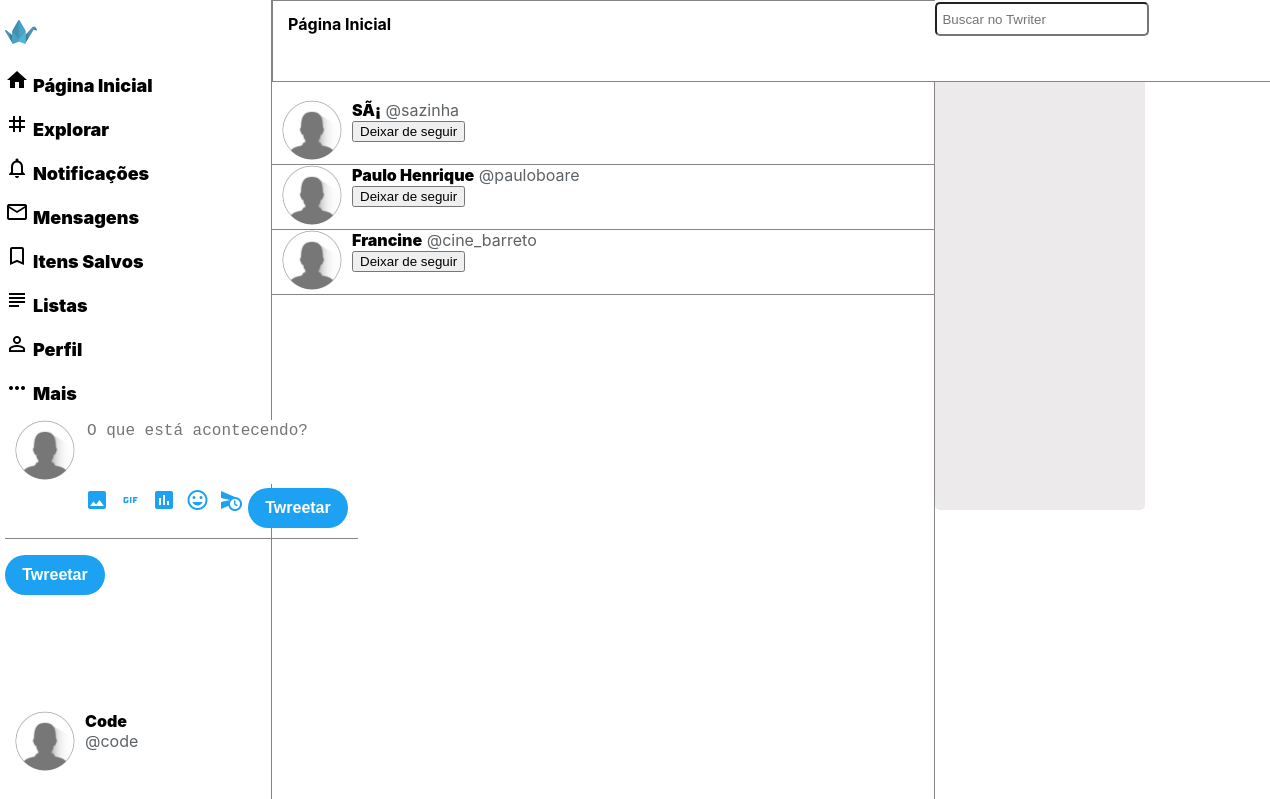
/follower.php?userfollow=code (signed in), run on the app's committed database.
### tables this page shows
CREATE TABLE IF NOT EXISTS `tb_follow` (
  `id_follow` int(10) NOT NULL,
  `user_on` int(6) NOT NULL,
  `user_following` int(6) NOT NULL
);

CREATE TABLE IF NOT EXISTS `tb_users` (
  `id_users` int(6) NOT NULL,
  `username` varchar(12) NOT NULL,
  `name` varchar(32) NOT NULL,
  `password` varchar(40) NOT NULL
);

### follower.php (the view, shortened to what this page needs)
<?php
include "header.php";
?>
<main role="main" class="fullheight">
    <div id="feed-container">
                <div id="header-home">
                    <h2 id="title-feed">  Página Inicial </h2>
                </div>
        <div id="feed">
            <section id="feed-posts">
           <?php
           include "connect.php";
           if(empty($_GET)){
               http_response_code(404);
               include('404.php');
               die();}
           else {
               $userProfile=$_GET['userfollow'];
           }
           $sqlUser="SELECT * FROM tb_users WHERE username='$userProfile'";
           $resultUser=mysqli_query($connect, $sqlUser);
           if (mysqli_num_rows($resultUser)) {
           $dataUser=mysqli_fetch_array($resultUser);
           $idProfile=$dataUser['id_users'];
           }
           else {
               http_response_code(404);
               include('404.php');
               die();
           }
           $sqlFollower = mysqli_query($connect, "SELECT * FROM tb_follow
           left join tb_users on tb_follow.user_following = tb_users.id_users
           WHERE tb_follow.user_on=$idProfile");
while ($result=mysqli_fetch_array($sqlFollower)) {
    echo "<article id='posts'>
    <div id='user-avatar'>
    <a href='".$result['username']."'><img src='img/default.png' class='img-avatar'></a>
    </div>
    <div id='post-single'> <a href='".$result['username']."' class='post-name-title'>".
    $result['name']."</a> <a href='".$result['username']."' class='post-username-title'> @".$result['username']."</a>
    <span class='post-name-title'>";
    if( $result['id_users'] == $_SESSION['id-user'] ){
        echo "";
    }
    elseif( mysqli_num_rows(mysqli_query($connect, "SELECT * FROM tb_follow
    WHERE user_on=".$_SESSION['id-user']. " AND user_following=".$result['user_following'] )) === 0){
    echo    "<form method=post>
            <button name='btn-follow'> Seguir </button>
            </form>";
            if(isset($_POST['btn-follow'])){
            $sql="INSERT INTO tb_follow VALUES (NULL, ".$_SESSION['id-user'].", ".$result['user_following'].")";
            $resultF=mysqli_query($connect, $sql);
                if ($resultF) {
                 }
                }
            }
             elseif( mysqli_num_rows(mysqli_query($connect, "SELECT * FROM tb_follow
            WHERE user_on=".$_SESSION['id-user']. " AND user_following=".$result['user_following'] )) > 0){
            echo    "<form method=post>
            <button name='btn-follow'> Deixar de seguir </button>
            </form>";
            }
    echo "</span></div></article>";
}
?>
            </section>
        </div>
    </div>
    <aside id="feed-right">
        <div id="aside-search">
            <input type="text" id="search-home" placeholder="Buscar no Twriter">
        </div>
        <section id="trendings">
            <h3 id="title-trendings"> O que está acontecendo </h3>
        </section>
    </aside>
</main>
<?php include "footer.php"; ?>

### css/style.css (style rules this page uses)
body { font-family: BlinkMacSystemFont, "Segoe UI", Roboto, Helvetica, Arial, sans-serif; margin: 0; }
main { flex-grow: 2; display: flex; }
#header-home, #aside-search { position: fixed; top: 0; height:80px; }
#header-home { background: #ffffff; border: 1px rgb(133, 133, 133) solid; width: 100%; display: block; }
#aside-search { background: #ffffff; width: 100%; display: block; }
#title-feed { font-size: 16px; padding: 0; margin-left: 15px; }
.fullheight { min-height: 969px; }
#feed { margin-top: 100px; }
#feed-container { margin: 0; padding: 0; flex-grow: 2; border-left: 1px rgb(133, 133, 133) solid; }
#feed-right { margin: 0; padding: 0; flex-grow: 1; border-left: 1px rgb(133, 133, 133) solid; }
#search-home { border-radius: 5px; padding: 5px; min-width: 200px; min-height: 20px; margin-top: 2px; }
#trendings { border-radius: 5px; background: #c4bebe52; padding: 5px; max-width: 200px; min-height: 500px; }
#title-trendings { font-size: 12px; padding: 0; margin-top: 50px; border-bottom: rgb(133, 133, 133) solid 1px; }
#posts { display: flex; border-bottom: rgb(133, 133, 133) solid 1px; }
.img-avatar, #img-avatar { border-radius: 50%; width: 60px; height: 60px; margin-left: 10px; }
#post-single, #mypost { margin-left: 10px; width: 100%; }
.post-name-title { color: #000000; font-weight: 900; text-decoration: none; }
.post-username-title { color: #5d6266; text-decoration: none; }

### data on the page
tb_follow: user_following.name "SÃ¡", user_following.username "sazinha"
tb_follow: user_following.name "Paulo Henrique", user_following.username "pauloboare"
tb_follow: user_following.name "Francine", user_following.username "cine_barreto"

### other printed values
$_SESSION['name'] "Code"
$_SESSION['user-checked'] "code"
